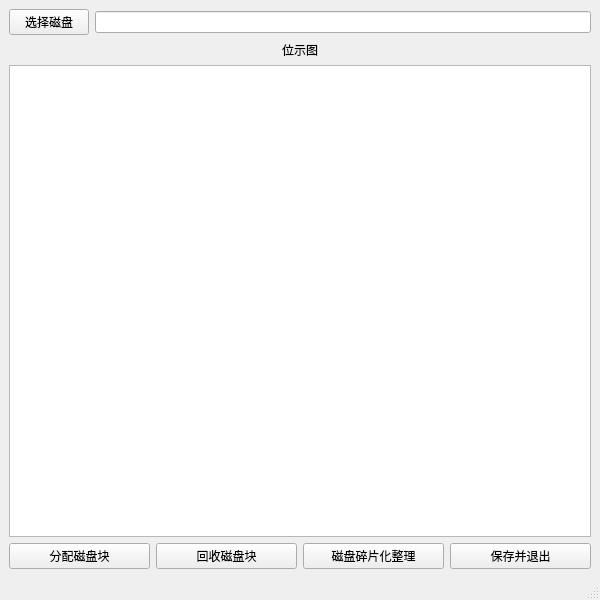
<?xml version="1.0" encoding="UTF-8"?>
<ui version="4.0">
 <class>MainWindow</class>
 <widget class="QMainWindow" name="MainWindow">
  <property name="geometry">
   <rect>
    <x>0</x>
    <y>0</y>
    <width>600</width>
    <height>600</height>
   </rect>
  </property>
  <property name="windowTitle">
   <string>位示图磁盘管理</string>
  </property>
  <widget class="QWidget" name="centralwidget">
   <layout class="QVBoxLayout" name="verticalLayout_2">
    <item>
     <layout class="QHBoxLayout" name="horizontalLayout">
      <item>
       <widget class="QPushButton" name="selectDiskButton">
        <property name="text">
         <string>选择磁盘</string>
        </property>
       </widget>
      </item>
      <item>
       <widget class="QLineEdit" name="lineEdit"/>
      </item>
     </layout>
    </item>
    <item>
     <widget class="QLabel" name="bitMapLabel">
      <property name="text">
       <string>位示图</string>
      </property>
      <property name="alignment">
       <set>Qt::AlignCenter</set>
      </property>
     </widget>
    </item>
    <item>
     <widget class="QTableView" name="tableView"/>
    </item>
    <item>
     <layout class="QHBoxLayout" name="horizontalLayout_2">
      <item>
       <widget class="QPushButton" name="allocateButton">
        <property name="text">
         <string>分配磁盘块</string>
        </property>
       </widget>
      </item>
      <item>
       <widget class="QPushButton" name="releaseButton">
        <property name="text">
         <string>回收磁盘块</string>
        </property>
       </widget>
      </item>
      <item>
       <widget class="QPushButton" name="pushButton">
        <property name="text">
         <string>磁盘碎片化整理</string>
        </property>
       </widget>
      </item>
      <item>
       <widget class="QPushButton" name="exitButton">
        <property name="text">
         <string>保存并退出</string>
        </property>
       </widget>
      </item>
     </layout>
    </item>
   </layout>
  </widget>
  <widget class="QMenuBar" name="menubar">
   <property name="geometry">
    <rect>
     <x>0</x>
     <y>0</y>
     <width>600</width>
     <height>21</height>
    </rect>
   </property>
  </widget>
  <widget class="QStatusBar" name="statusbar"/>
 </widget>
 <resources/>
 <connections/>
</ui>
